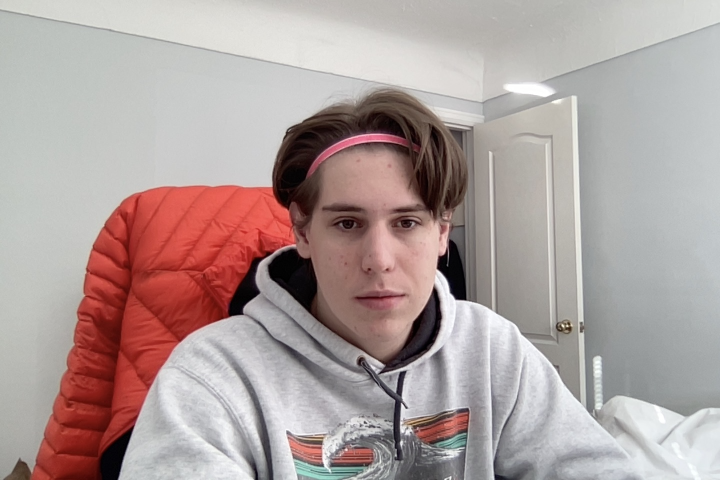
#> input picture assignments/assignment1/code/selfie.png, 1440 x 960 px (shown at 1/2 size)
$ python q3.py
#> lines starting #> are read from the running program, lines starting #| are printed output that depends on the picture
#> further down, img is the input picture: shape (960, 1440, 3); mean B, G, R 157, 159, 174.6
import numpy as np
import cv2
import time

def detect_face(img):
    # convert to hsv
    img = cv2.cvtColor(img, cv2.COLOR_BGR2HSV)
#> img: shape (960, 1440, 3); mean H, S, V 56.5, 38, 176.6

    # hue is represented as angle/2 in OpenCV
    # skin is in between 0 and 50 => 0 - 25 in OpenCV
    lower_hue = 1  # boost to 1 to remove some of red jacket in background
    upper_hue = 10 # lower to 10 to remove some of background

    # loop through every pixel
    for i in range(len(img)):
        for j in range(len(img[i])):
            if img[i][j][0] <= lower_hue or img[i][j][0] >= upper_hue:
                # remove pixel outside above range
                img[i][j] = 0
#> img: shape (960, 1440, 3); mean H, S, V 0.7, 22.5, 27.6


    # convert back to BGR
    img = cv2.cvtColor(img, cv2.COLOR_HSV2BGR)
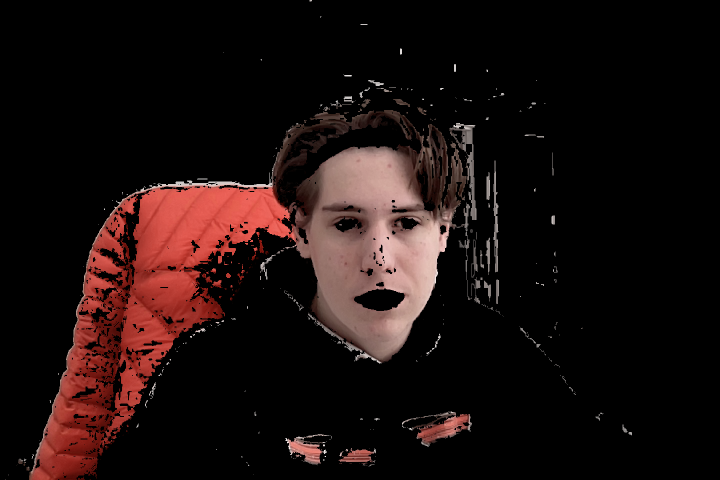
#> img: shape (960, 1440, 3) (shown at 1/2 size); mean B, G, R 13.9, 15.1, 27.6
    return img

# import image
img = cv2.imread('selfie.png')

# detect face
img = detect_face(img)

# display image
cv2.imshow('image', img)
# wait for 3 seconds
cv2.waitKey(3000)
# close image
cv2.destroyAllWindows()

# save face
cv2.imwrite('face.png', img)

$ run again, with assignments/assignment1/code/gamma_correction_ex.png copied over assignments/assignment1/code/selfie.png
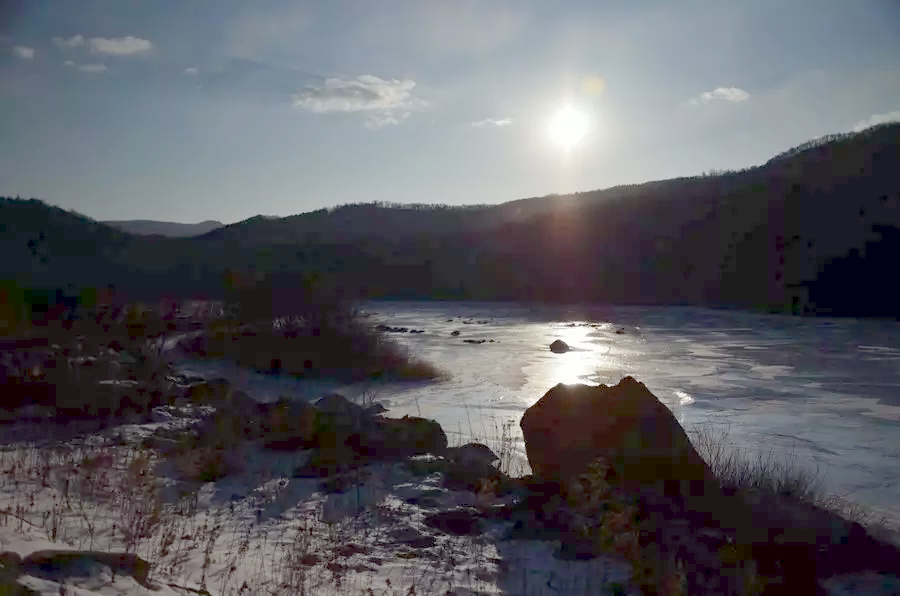
#> input picture assignments/assignment1/code/gamma_correction_ex.png, 900 x 596 px
#> img is the input picture: shape (596, 900, 3); mean B, G, R 97, 90.8, 91.3
#> in detect_face, `img = cv2.cvtColor(img, cv2.COLOR_HSV2BGR)`:
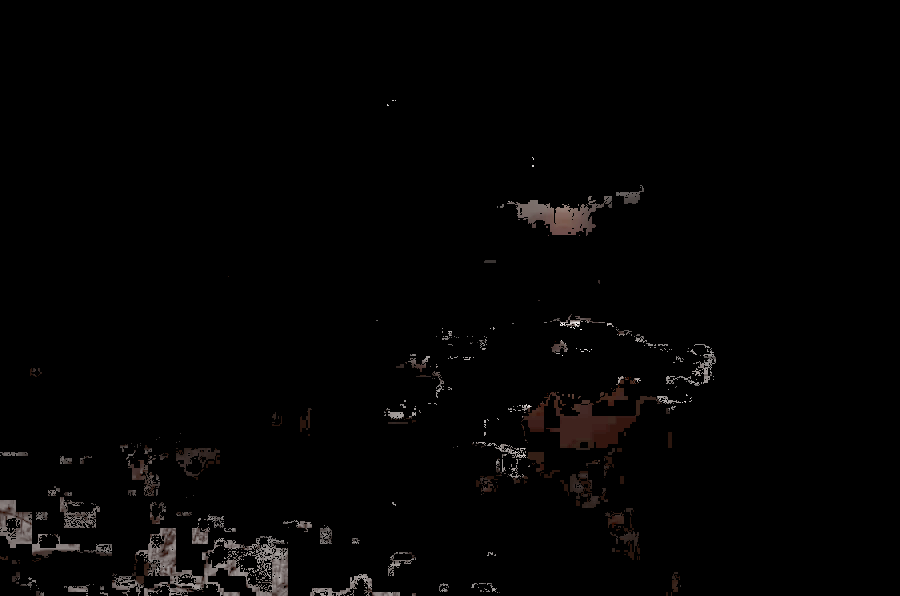
#> img: shape (596, 900, 3); mean B, G, R 2.9, 3.1, 3.6
